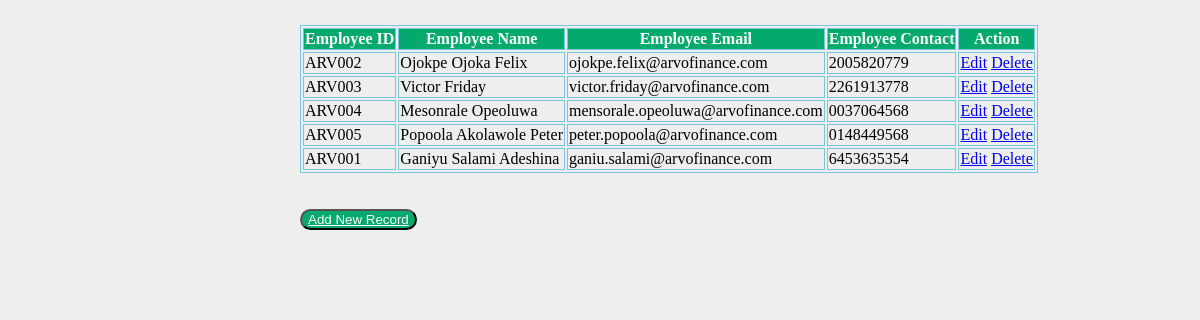
Before: / with the older database file.
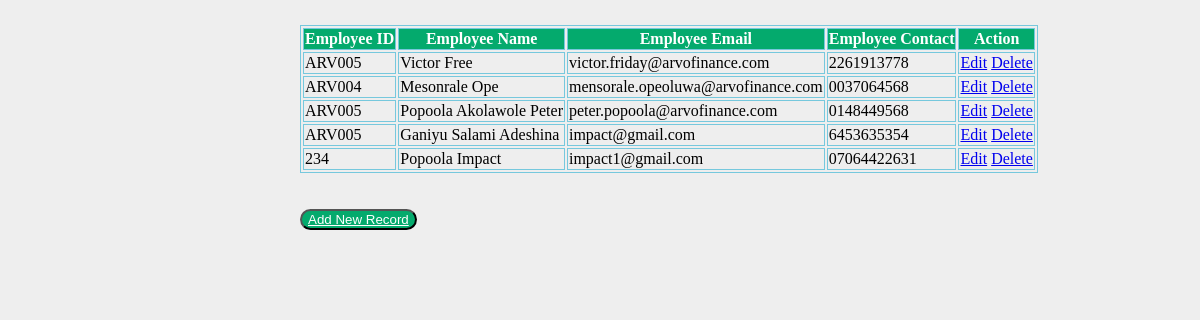
After: the same page with the newer database file.
### employee/models.py (models this page shows, shortened)
class Employee(models.Model):
    eid=models.CharField(max_length=20)
    ename=models.CharField(max_length=100)
    eemail=models.EmailField()
    econtact=models.CharField(max_length=15)
    class Meta:
        db_table="employee"

### employee/views.py (the view)
# urls.py: path('', views.show, name="show"),
def show(request):
    employees=Employee.objects.all()
    return render(request,'show.html',{'employees':employees})

### employee/templates/show.html (shortened to what this page needs)
<!DOCTYPE html>
<html lang="en">
<head>
       {% load static %}
    <link rel="stylesheet" href="{% static 'css/style.css' %}">
</head>
<body>
    <table>
        <thead>
            <tr>
                <th>Employee ID</th>
                <th>Employee Name</th>
                <th>Employee Email</th>
                <th>Employee Contact</th>
                <th>Action</th>
            </tr>
        </thead>
        <tbody>
            {%for employee in employees %}
            <tr>
                <td>{{ employee.eid }}</td>
                <td>{{employee.ename}}</td>
                <td>{{employee.eemail}}</td>
                <td>{{employee.econtact}}</td>
                <td>
                    <a href="/edit/{{ employee.id }}">Edit</a>
                    <a href="/delete/{{ employee.id }}">Delete</a>
                </td>
            </tr>
            {% endfor %}
        </tbody>
    </table>
    <br>
    <br>
    <button><a style="color:white;" href="/emp">Add New Record</a></button>
</body>
</html>

### employee/static/css/style.css (style rules this page uses)
body { background: #eee; height: 100%; margin: 25px 0; padding-left: 300px; }
table,th,td { border: 1px solid rgb(118,200,221); }
th { background-color: #04AA6D; color: white; }
button { border-radius: 12px; color: aqua; background-color: #04AA6D; cursor: pointer; }

Changed rows visible on the page:
removed Employee: eid "ARV002", ename "Ojokpe Ojoka Felix", eemail "ojokpe.felix@arvofinance.com", econtact "2005820779"
removed Employee: eid "ARV001", ename "Ganiyu Salami Adeshina", eemail "ganiu.salami@arvofinance.com", econtact "6453635354"
changed Employee "victor.friday@arvofinance.com": eid "ARV003" → "ARV005"; ename "Victor Friday" → "Victor Free"
changed Employee "ARV004": ename "Mesonrale Opeoluwa" → "Mesonrale Ope"
added Employee: eid "ARV005", ename "Ganiyu Salami Adeshina", eemail "impact@gmail.com", econtact "6453635354"
added Employee: eid "234", ename "Popoola Impact", eemail "impact1@gmail.com", econtact "07064422631"
